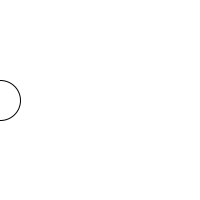
Frame 1 (no input)
Frame 60 (the mouse pressed at the canvas centre just before this capture): identical to frame 1, image omitted
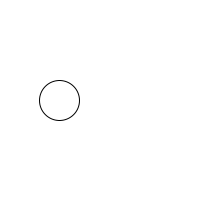
Frame 120 (the mouse held since frame 60 and released just before this capture)

The Processing sketch that drew these frames (run headless with seeded random() and noise(); from frame 60 on, the mouse is pressed at the canvas centre):

// Processing sketch: processing_28358
// ── processing_28358.pde

//My version of exercise 5.8 from 'Learning Processing' by Daniel Shiffman
//set variables
boolean move = false;
int circleX = 0;
int circleY = 100;

//set canvas
void setup() {
  size(200,200);
  smooth();
}

//set draw loop
void draw() {
  background(255); //redraw background each time draw loops
  stroke(0); //black outline
  fill(255); //white fill
  ellipse(circleX,circleY,40,40); //draw ellipse
  if (move){
    circleX = circleX + 1; //move circle across the screen if move is true
  }
}

void mousePressed(){ //if mouse is pressed, run this code
  move = !move; //if circle is moving, click stops, and vica versa
}
